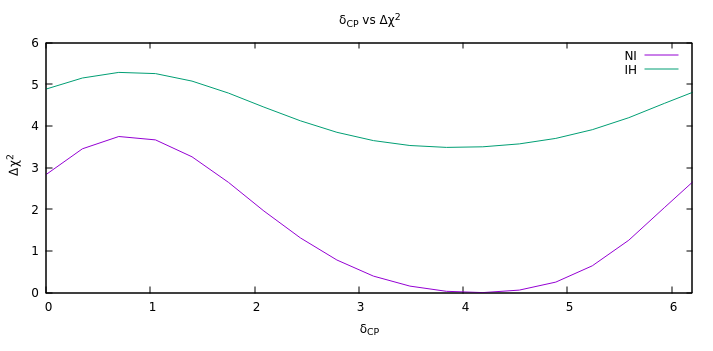

Generate this figure with gnuplot:
#!/usr/local/bin/gnuplot -persist
#
#    
#    	G N U P L O T
#    	Version 5.4 patchlevel 0    last modified 2020-07-13 
#    
#    	Copyright (C) 1986-1993, 1998, 2004, 2007-2020
#    	Thomas Williams, Colin Kelley and many others
#    
#    	gnuplot home:     http://www.gnuplot.info
#    	faq, bugs, etc:   type "help FAQ"
#    	immediate help:   type "help"  (plot window: hit 'h')
# set terminal qt 0 font "Sans,9"
# set output
unset clip points
set clip one
unset clip two
unset clip radial
set errorbars front 1.000000 
set border 31 front lt black linewidth 1.000 dashtype solid
set zdata 
set ydata 
set xdata 
set y2data 
set x2data 
set boxwidth
set boxdepth 0
set style fill  empty border
set style rectangle back fc  bgnd fillstyle   solid 1.00 border lt -1
set style circle radius graph 0.02 
set style ellipse size graph 0.05, 0.03 angle 0 units xy
set dummy x, y
set format x "% h" 
set format y "% h" 
set format x2 "% h" 
set format y2 "% h" 
set format z "% h" 
set format cb "% h" 
set format r "% h" 
set ttics format "% h"
set timefmt "%d/%m/%y,%H:%M"
set angles radians
set tics back
unset grid
unset raxis
set theta counterclockwise right
set style parallel front  lt black linewidth 2.000 dashtype solid
set key notitle
set key fixed right top vertical Right noreverse enhanced autotitle nobox
set key noinvert samplen 4 spacing 1 width 0 height 0 
set key maxcolumns 0 maxrows 0
set key noopaque
unset label
unset arrow
unset style line
unset style arrow
set style histogram clustered gap 2 title textcolor lt -1
unset object
unset walls
set style textbox  transparent margins  1.0,  1.0 border  lt -1 linewidth  1.0
set offsets 0, 0, 0, 0
set pointsize 1
set pointintervalbox 1
set encoding utf8
unset polar
unset parametric
unset spiderplot
unset decimalsign
unset micro
unset minussign
set view 60, 30, 1, 1
set view azimuth 0
set rgbmax 255
set samples 100, 100
set isosamples 10, 10
set surface 
unset contour
set cntrlabel  format '%8.3g' font '' start 5 interval 20
set mapping cartesian
set datafile separator whitespace
set datafile nocolumnheaders
unset hidden3d
set cntrparam order 4
set cntrparam linear
set cntrparam levels 5
set cntrparam levels auto
set cntrparam firstlinetype 0 unsorted
set cntrparam points 5
set size ratio 0 1,1
set origin 0,0
set style data points
set style function lines
unset xzeroaxis
unset yzeroaxis
unset zzeroaxis
unset x2zeroaxis
unset y2zeroaxis
set xyplane relative 0.5
set tics scale  1, 0.5, 1, 1, 1
set mxtics default
set mytics default
set mztics default
set mx2tics default
set my2tics default
set mcbtics default
set mrtics default
set nomttics
set xtics border in scale 1,0.5 mirror norotate  autojustify
set xtics  norangelimit autofreq 
set ytics border in scale 1,0.5 mirror norotate  autojustify
set ytics  norangelimit autofreq 
set ztics border in scale 1,0.5 nomirror norotate  autojustify
set ztics  norangelimit autofreq 
unset x2tics
unset y2tics
set cbtics border in scale 1,0.5 mirror norotate  autojustify
set cbtics  norangelimit autofreq 
set rtics axis in scale 1,0.5 nomirror norotate  autojustify
set rtics  norangelimit autofreq 
unset ttics
set title "{/symbol d}_{CP} vs {/symbol Dc}^2" 
set title  font "" textcolor lt -1 norotate
set timestamp bottom 
set timestamp "" 
set timestamp  font "" textcolor lt -1 norotate
set trange [ * : * ] noreverse nowriteback
set urange [ * : * ] noreverse nowriteback
set vrange [ * : * ] noreverse nowriteback
set xlabel "{/symbol d}_{CP}" 
set xlabel  font "" textcolor lt -1 norotate
set x2label "" 
set x2label  font "" textcolor lt -1 norotate
set xrange [ 0.00000 : 6.20000 ] noreverse writeback
set x2range [ -1.11022e-16 : 6.28000 ] noreverse writeback
set ylabel "{/symbol Dc}^2" 
set ylabel  font "" textcolor lt -1 rotate
set y2label "" 
set y2label  font "" textcolor lt -1 rotate
set yrange [ -1.11022e-16 : 6.00000 ] noreverse writeback
set y2range [ * : * ] noreverse writeback
set zlabel "" 
set zlabel  font "" textcolor lt -1 norotate
set zrange [ * : * ] noreverse writeback
set cblabel "" 
set cblabel  font "" textcolor lt -1 rotate
set cbrange [ * : * ] noreverse writeback
set rlabel "" 
set rlabel  font "" textcolor lt -1 norotate
set rrange [ * : * ] noreverse writeback
unset logscale
unset jitter
set zero 1e-08
set lmargin  -1
set bmargin  -1
set rmargin  -1
set tmargin  -1
set locale "es_MX.UTF-8"
set pm3d explicit at s
set pm3d scansautomatic
set pm3d interpolate 1,1 flush begin noftriangles noborder corners2color mean
set pm3d clip z 
set pm3d nolighting
set palette positive nops_allcF maxcolors 0 gamma 1.5 color model RGB 
set palette rgbformulae 7, 5, 15
set colorbox default
set colorbox vertical origin screen 0.9, 0.2 size screen 0.05, 0.6 front  noinvert bdefault
set style boxplot candles range  1.50 outliers pt 7 separation 1 labels auto unsorted
set loadpath 
set fontpath
set psdir
set fit brief errorvariables nocovariancevariables errorscaling prescale nowrap v5
GNUTERM = "qt"
VoxelDistance = 9.00500479207635e-308
## Last datafile plotted: "delta_CP_vs_chi_sk2018ih.dat"
plot  'delta_CP_vs_chi_sk2018nh.dat' title 'NI' w l, 'delta_CP_vs_chi_sk2018ih.dat' title 'IH' w l
#    EOF
